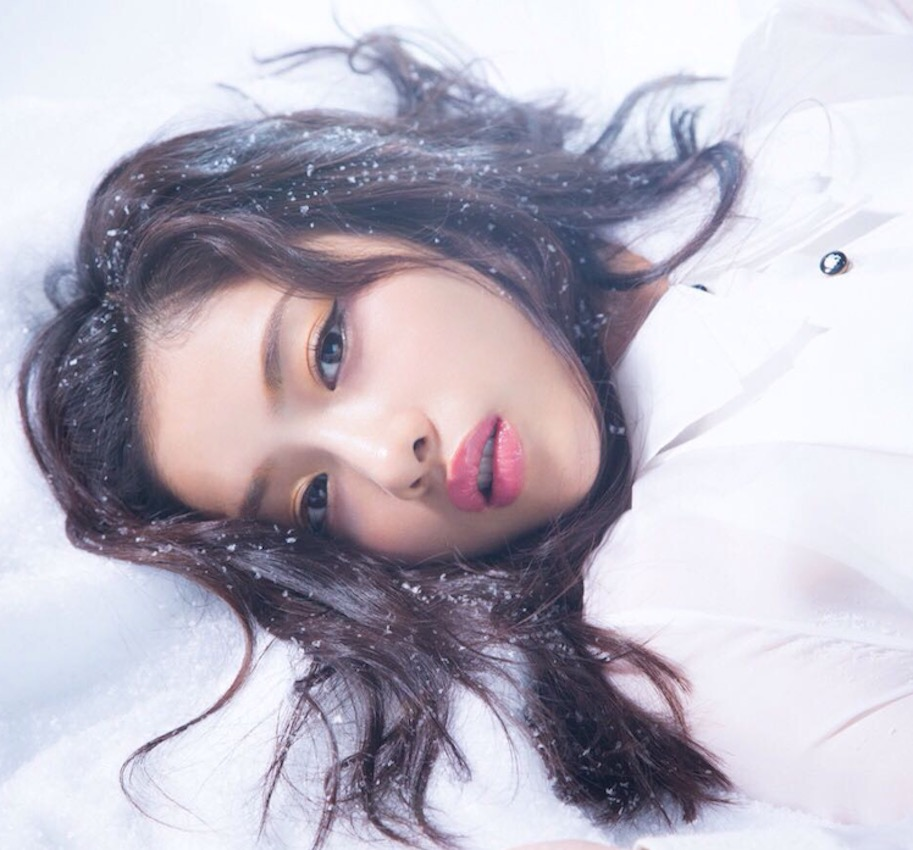
//> input picture opencv/1-7/satomi.jpeg, 913 x 850 px
$ ./chapter5   (built with g++ and OpenCV 4)
//> lines starting //> are read from the running program, lines starting //| are printed output that depends on the picture; after the words box and inside, x2 and y2 are one past the last pixel; in counts of white or black regions, pixels touching at a corner belong together
#include <iostream>
#include <vector>
#include <string>
#include "opencv2/core.hpp"
#include "opencv2/highgui.hpp"
#include "opencv2/photo.hpp"

using namespace std;

int main( int argc, char** argv )
{
    /************************   1    ***************************\
    cv::Mat m1( 100, 100, CV_8UC3, cv::Scalar( 0, 0, 0 ) );
    cv::Point center( 50, 50 );
    cv::Scalar color( 125, 0, 130 );
    cv::circle( m1, center, 20, color );
    imshow( "circle", m1 );
    cv::waitKey( 0 );
    /************************   2    ***************************\
    cv::Mat m2( 100, 100, CV_8UC3, cv::Scalar( 0, 0, 0 ) );
    for( int i = 20; i <= 40; i++ )
    {
        m2.at<cv::Vec3b>( i, 5  )[1] = 255;
        m2.at<cv::Vec3b>( i, 20 )[1] = 255;
    }
    for( int i = 5; i <= 20; i++ )
    {
        m2.at<cv::Vec3b>( 20, i )[1] = 255;
        m2.at<cv::Vec3b>( 40, i )[1] = 255;
    }
    imshow( "rectangular" , m2 );
    cv::waitKey( 0 );
    /************************   3    ***************************\
    cv::Mat m3( 100, 100, CV_8UC3, cv::Scalar( 0, 0, 0 ) );
    uchar* lu = m3.ptr<uchar>( 20 );
    uchar* ld = m3.ptr<uchar>( 40 );
    for( int i = 5; i <= 20; i++ )
    {
        uchar* up = lu + i * m3.channels();
        uchar* down = ld + i * m3.channels();
        up[1] = 255;
        down[1] = 255;
    }
    for( int i = 20; i <= 40; i++ )
    {
        uchar* l = m3.ptr<uchar>( i );
        uchar* l1 = l + 5 * m3.channels();
        uchar* l2 = l + 20 * m3.channels();
        l1[1] = 255;
        l2[1] = 255;
    }
    imshow( "ptr_rect", m3 );
    cv::waitKey( 0 );
    /************************   4    **************************\
    cv::Mat m4( 210, 210, CV_8U, cv::Scalar( 0 ) );
    for( int i = 0; i <= 100; i=i+10 )
    {
        int j = 2 * i;
        m4( cv::Rect(i,i,210-j,210-j) ).setTo( i );
    }
    imshow( "pyramid", m4 );
    cv::waitKey(0);
    /************************  read  **************************/
    cv::Mat m5 = cv::imread( "satomi.jpeg", -1 );
//> m5 is the input picture: 850 rows x 913 cols, CV_8UC3; mean B, G, R 193.6, 181, 186.2
    if( !m5.data )
        cout << "read image failed" << endl;
    /************************   5    **************************\
    cv::Mat ROI1 = m5( cv::Rect(5,10,20,30) );
    cv::Mat ROI2 = m5( cv::Rect(50,60,20,30) );
    cv::bitwise_not( ROI1, ROI1 );
    cv::bitwise_not( ROI2, ROI2 );
    imshow( "石原さとみ", m5 );
    cv::waitKey( 0 );
    /************************   6    **************************/
    vector<cv::Mat> channels;
    double minVal, maxVal;
    int minIdx, maxIdx;
    cv::split( m5, channels );
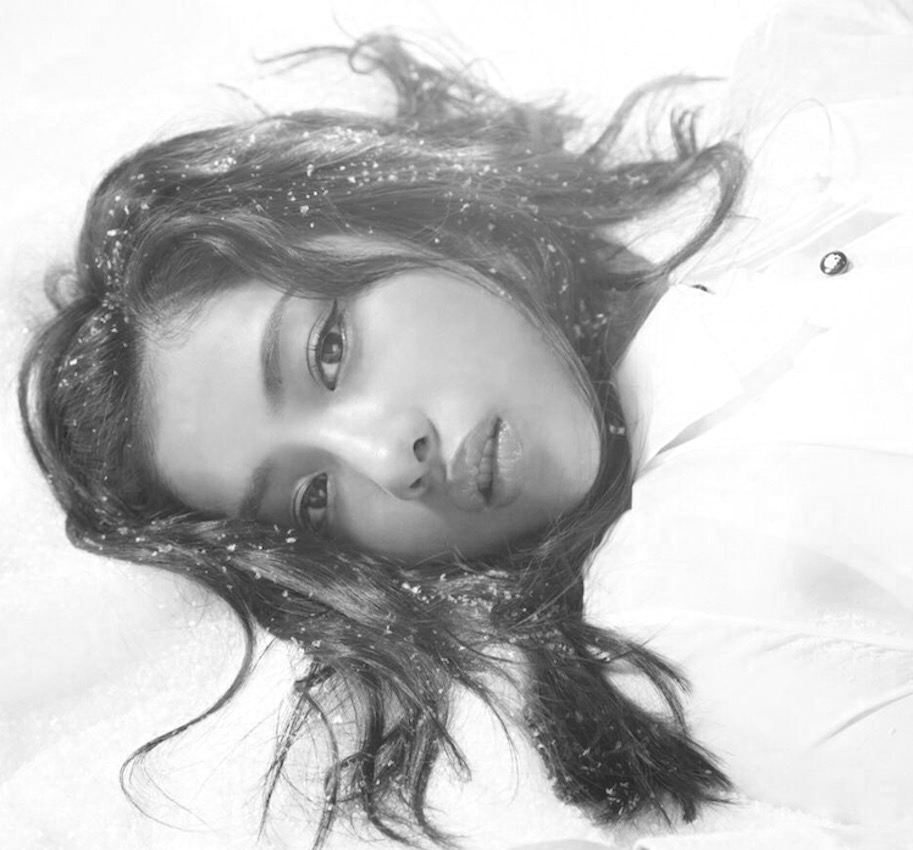
//> channels[0]: 850 rows x 913 cols, CV_8UC1; min 26, max 255, mean 193.6
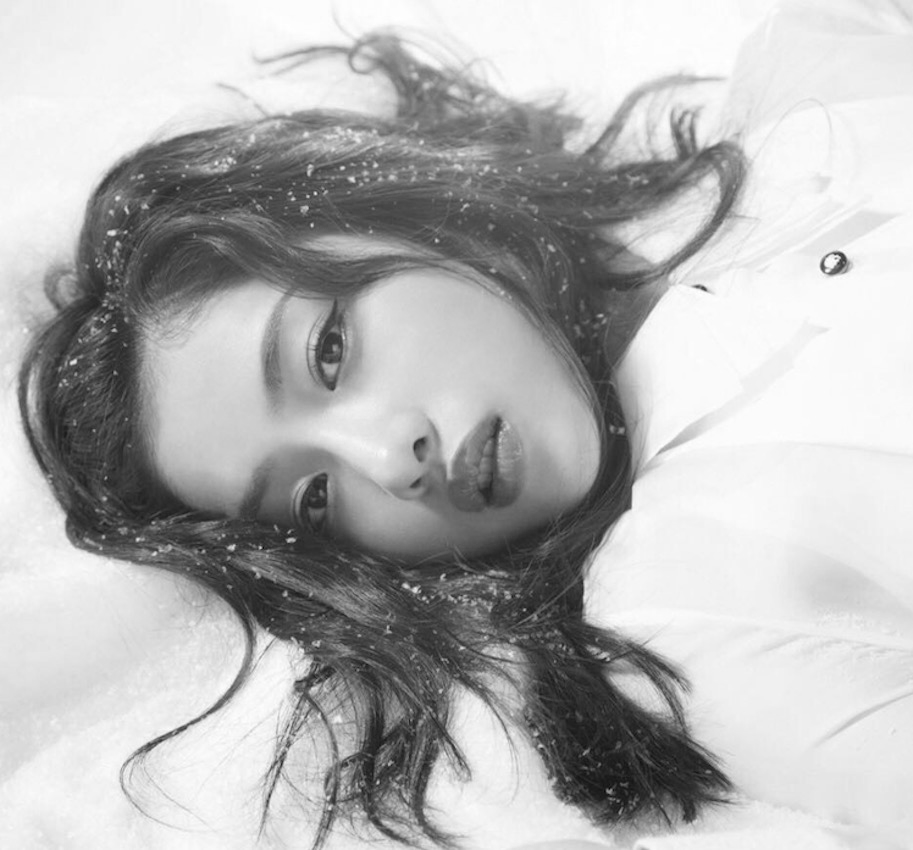
//> channels[1]: 850 rows x 913 cols, CV_8UC1; min 6, max 255, mean 181
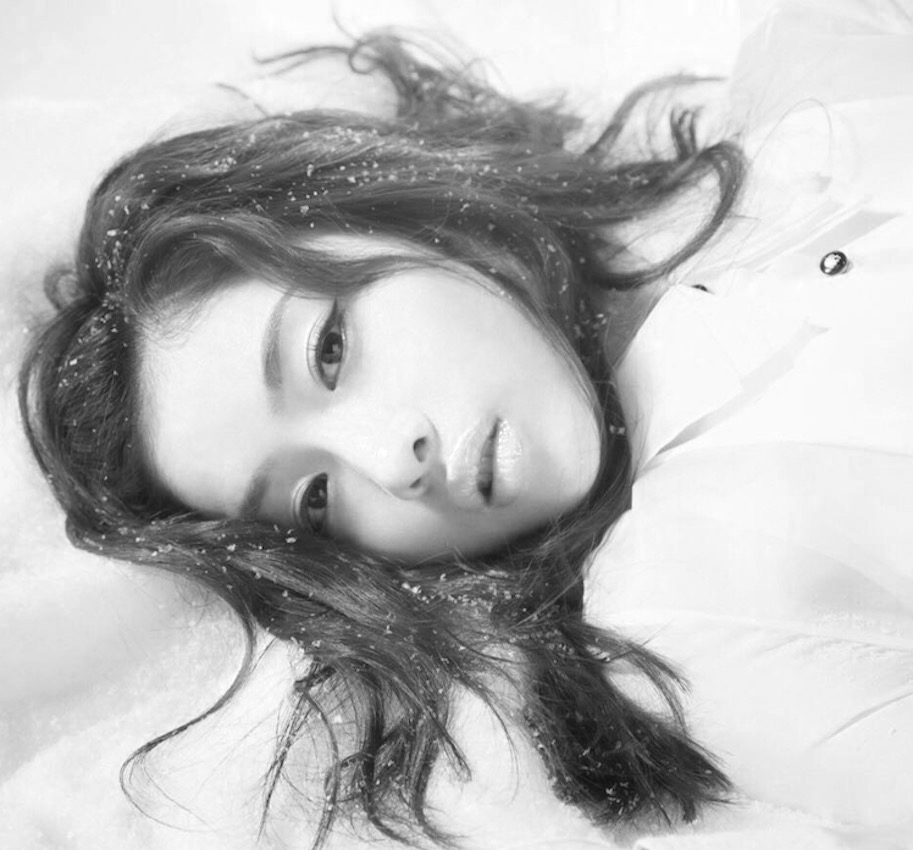
//> channels[2]: 850 rows x 913 cols, CV_8UC1; min 5, max 255, mean 186.2
    imshow( "green", channels[1] );
    cv::waitKey( 0 );
    cv::Mat clone1, clone2;
    channels[1].copyTo( clone1 );
    channels[1].copyTo( clone2 );
    cv::minMaxIdx( channels[1], &minVal, &maxVal, &minIdx, &maxIdx );
//> minVal = 6; maxVal = 255; minIdx = 639; maxIdx = 11
    cout << "minVal: " << minVal << endl
         << "maxVal: " << maxVal << endl
         << "minIdx: " << minIdx << endl
         << "maxIdx: " << maxIdx << endl;
//| minVal: 6
//| maxVal: 255
//| minIdx: 639
//| maxIdx: 11
    int thresh = ( maxVal - minVal ) / 2;
//> thresh = 124
    clone1.setTo( thresh );
//> clone1: 850 rows x 913 cols, CV_8UC1; every value is 124
    clone2.setTo( 0 );
//> clone2: 850 rows x 913 cols, CV_8UC1; every value is 0
    cv::compare( channels[1], clone1, clone2, cv::CMP_GE );
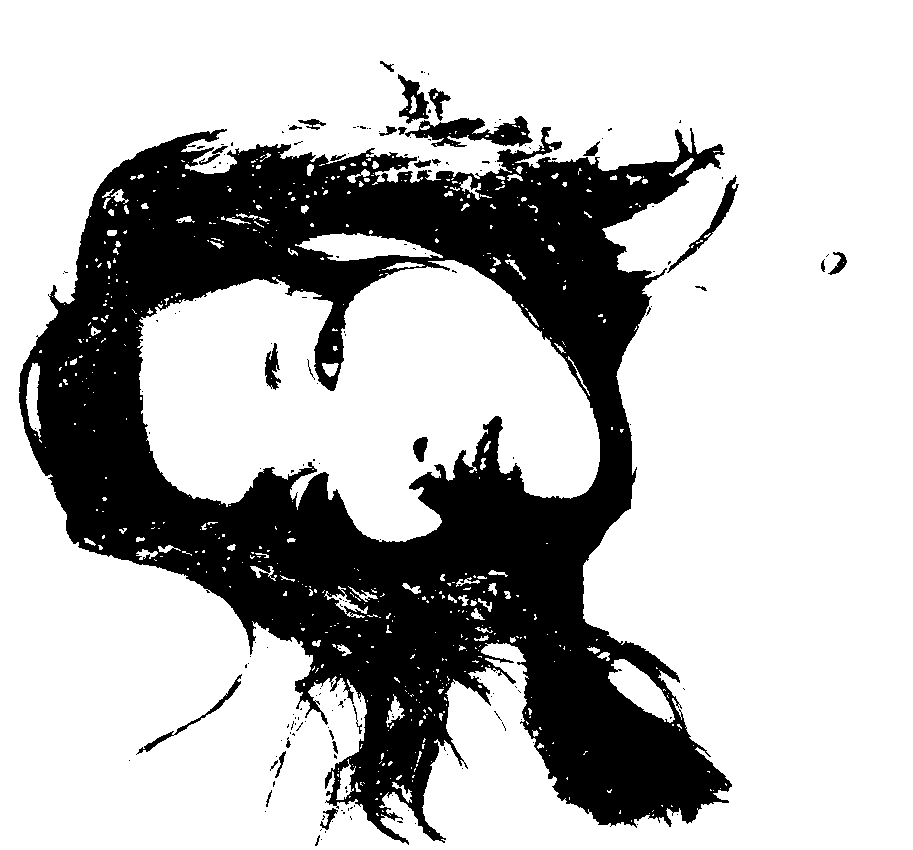
//> clone2: 850 rows x 913 cols, CV_8UC1; 72.1% white; 186 black regions (155 under 20 px), largest, box (x1, y1, x2, y2) and area: (19, 127, 732, 845) 209166, (405, 116, 533, 147) 2066, (667, 175, 739, 273) 831
    cv::subtract( channels[1], thresh/2, channels[1], clone2 );
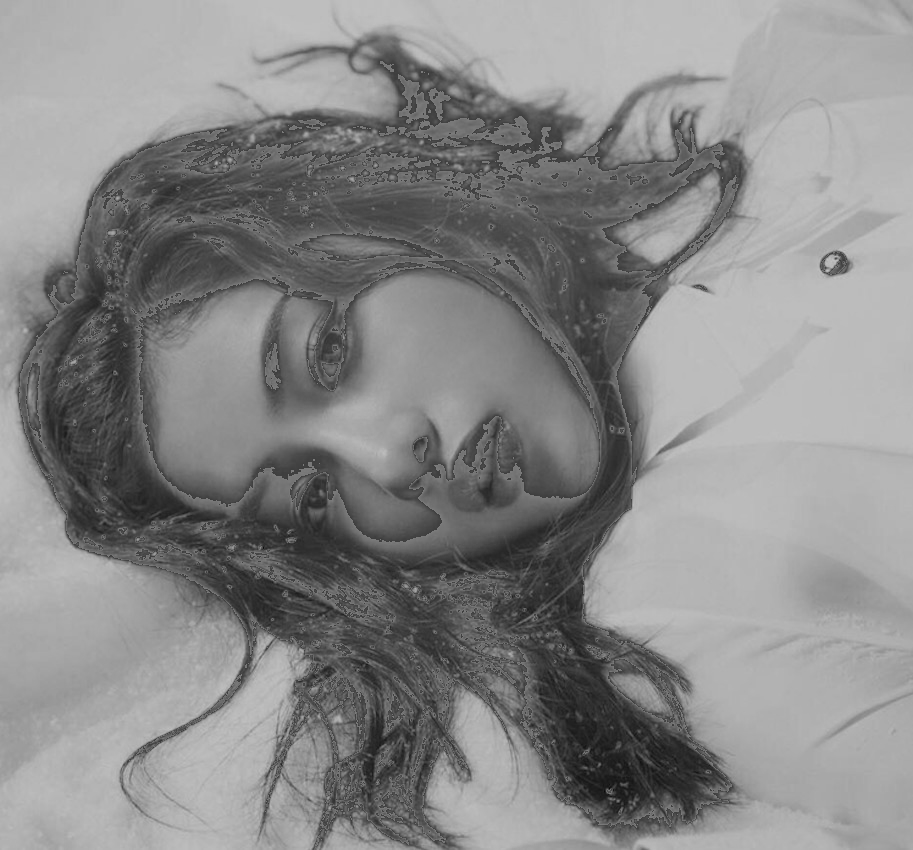
//> channels[1]: 850 rows x 913 cols, CV_8UC1; min 6, max 193, mean 136.2
    imshow( "last", channels[1] );
    cv::waitKey( 0 );
    /***********************  end    **************************/
}
